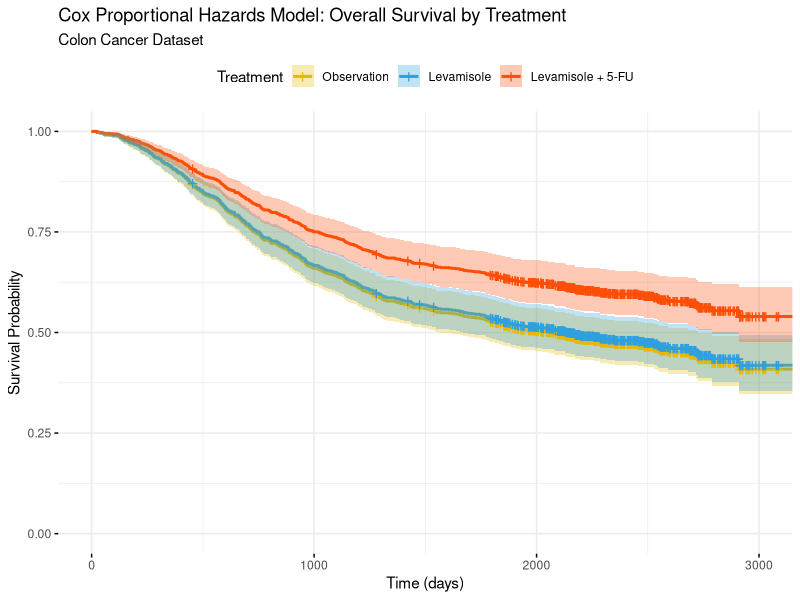
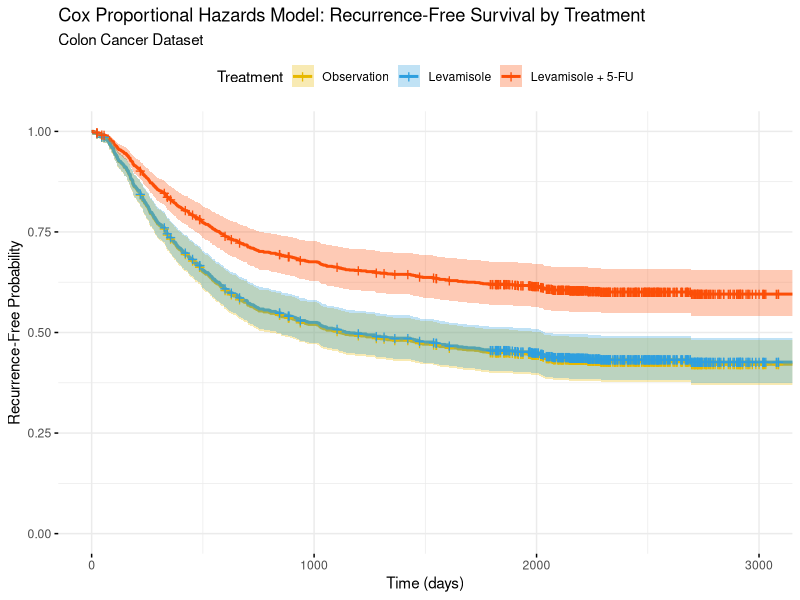
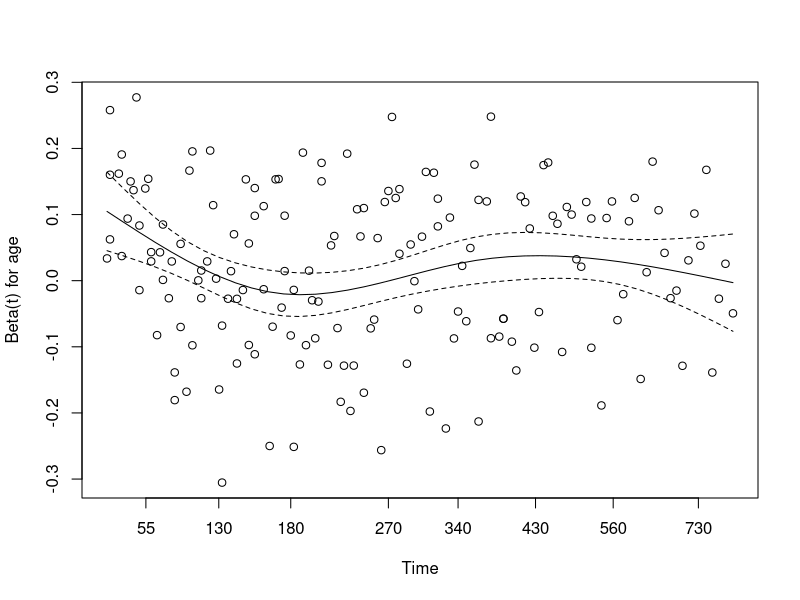
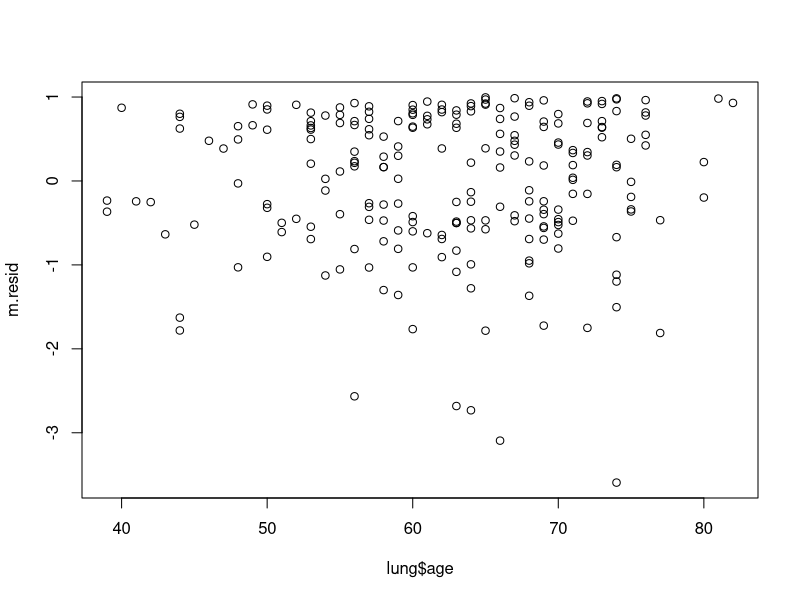
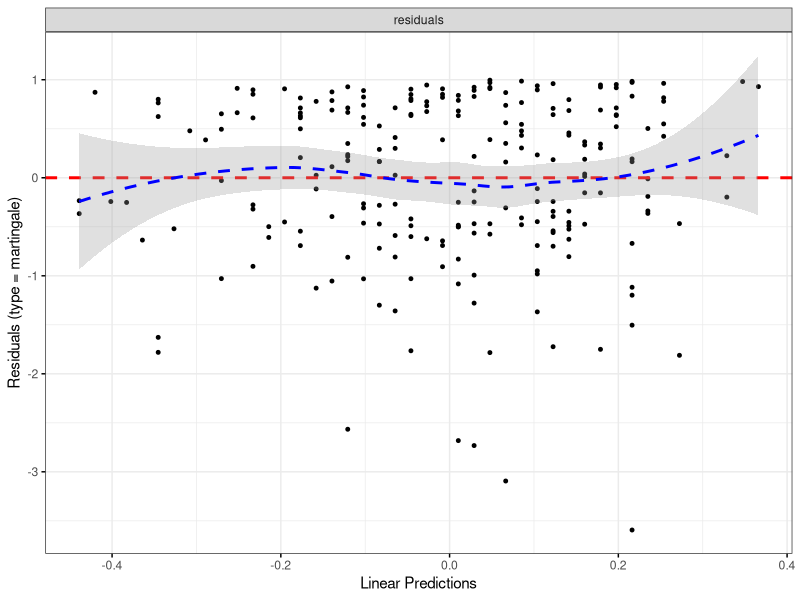
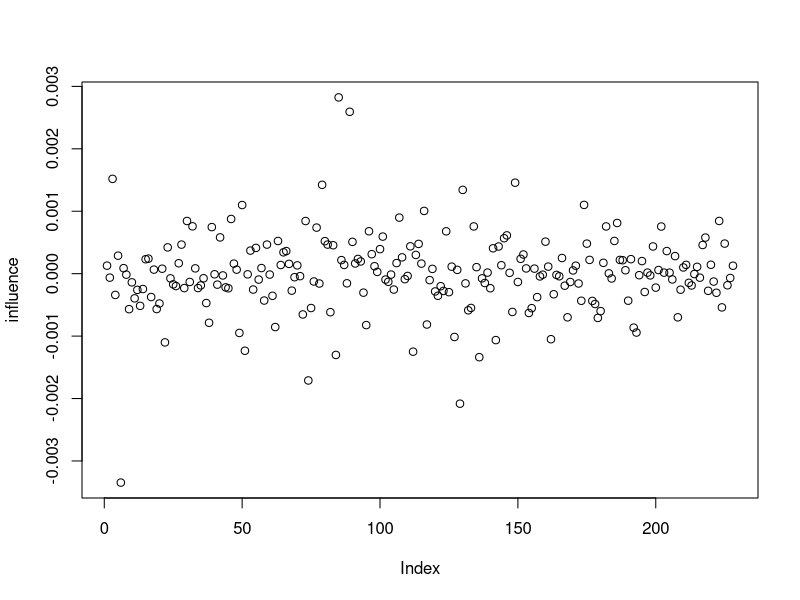
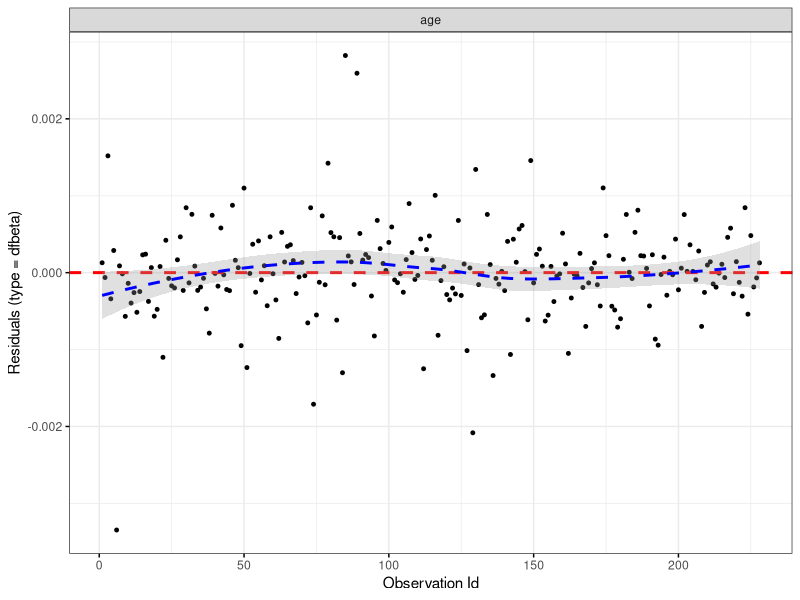
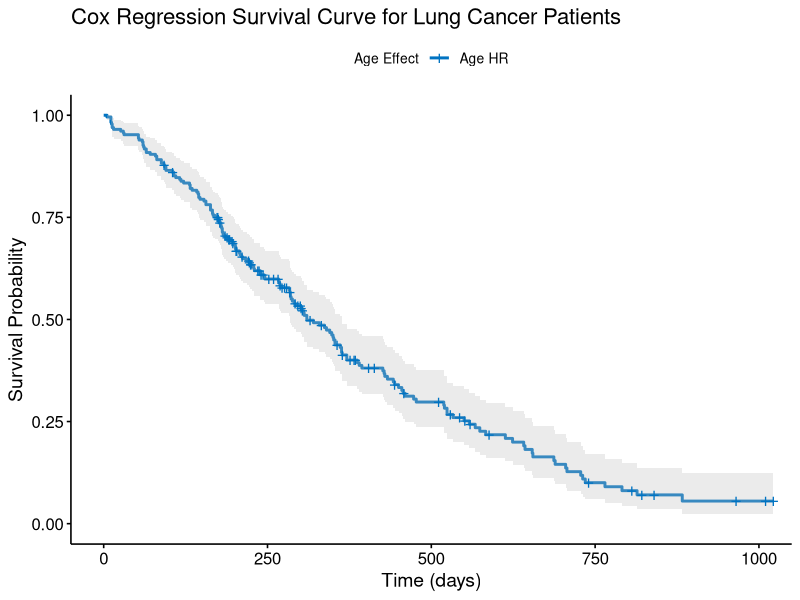

Generate these figures, in order, with R:
## ---- chunk 1
knitr::opts_chunk$set(echo = TRUE)
## ---- chunk 2
library(survival)
colon_death <- subset(colon, etype == 2) #death dataset
colon_recur <- subset(colon, etype == 1) #recurrence dataset
## ---- chunk 3
colon_rx_death_cox <- coxph(data = colon_death, formula = Surv(time, status) ~ rx) #death
colon_rx_recur_cox <- coxph(data = colon_recur, formula = Surv(time, status) ~ rx) #recurrence
#Time and status are both variables from the colon dataset, where time represents the length of the observation period, and status indicates whether or not an event occurred (1 = event occurred, 0 = censored: no event occurred)
## ---- chunk 4
summary(colon_rx_death_cox)
## ---- chunk 5
summary (colon_rx_recur_cox)
## ---- chunk 6
cox.zph(colon_rx_death_cox) 
#here we see nonsignificant p-values for the treatment variable (rx) and the overall model (GLOBAL).
cox.zph(colon_rx_recur_cox)
#again, we see nonsignificant p-values for the treatment variable (rx) and the overall model (GLOBAL).

#note: the reason that the global p-value is the same as the rx p-value in both cases is because there is only 1 factor. 

## ---- chunk 7
# Load packages
library(survminer)
library(ggplot2)

# Generate predicted survival curves from the Cox models
# Create a new data frame with the different treatment levels
# The rx factor has 3 levels: Obs (observation), Lev (Levamisole), Lev+5FU (Levamisole + 5-FU)
newdata <- data.frame(rx = factor(c("Obs", "Lev", "Lev+5FU"), levels = levels(colon_death$rx)))

# Generate survival curves
cox_curves_death <- survfit(colon_rx_death_cox, newdata = newdata)
cox_curves_recur <- survfit(colon_rx_recur_cox, newdata = newdata)

# Plot the survival curves for death
death_plot <- ggsurvplot(
  cox_curves_death,
  data = newdata,
  conf.int = TRUE,
  palette = c("#E7B800", "#2E9FDF", "#FC4E07"),
  title = "Cox Proportional Hazards Model: Overall Survival by Treatment",
  subtitle = "Colon Cancer Dataset",
  xlab = "Time (days)",
  ylab = "Survival Probability",
  legend.labs = c("Observation", "Levamisole", "Levamisole + 5-FU"),
  legend.title = "Treatment",
  ggtheme = theme_minimal()
)

# Plot the survival curves for recurrence
recur_plot <- ggsurvplot(
  cox_curves_recur,
  data = newdata,
  conf.int = TRUE,
  palette = c("#E7B800", "#2E9FDF", "#FC4E07"),
  title = "Cox Proportional Hazards Model: Recurrence-Free Survival by Treatment",
  subtitle = "Colon Cancer Dataset",
  xlab = "Time (days)",
  ylab = "Recurrence-Free Probability",
  legend.labs = c("Observation", "Levamisole", "Levamisole + 5-FU"),
  legend.title = "Treatment",
  ggtheme = theme_minimal()
)

# Display plots
print(death_plot)
print(recur_plot)
## ---- chunk 8
head(lung) # inspect the dataset
## ---- chunk 9
cox_age <- coxph(data = lung, formula = Surv(time, status) ~ age)
summary(cox_age)
## ---- chunk 10
test.ph <- cox.zph(cox_age)
print(test.ph)
# we can also plot this!
plot(test.ph)
# we're looking for a relatively flat line in the plot, which suggests proportionality
## ---- chunk 11
m.resid <- residuals(cox_age, type = "martingale") # getting residuals
plot(lung$age, m.resid)
# looking for random scatter with no clear pattern
## ---- chunk 12
ggcoxdiagnostics(cox_age, type = "martingale")
# although the relationship seems slightly non-linear, it's fairly symmetric around 0
## ---- chunk 13
influence <- residuals(cox_age, type = "dfbeta")
# plotting
plot(influence) 
# we can see that no values are significantly far off from 0
## ---- chunk 14
ggcoxdiagnostics(cox_age, type = "dfbeta")
## ---- chunk 15
# Create the Cox proportional hazards model for age
lung_age_cox <- coxph(data = lung, formula = Surv(time, status) ~ age)

# Generate predicted survival curves from the Cox model
cox_curves_lung <- survfit(lung_age_cox)

# Plot the survival curve
ggsurvplot(
  cox_curves_lung,
  data = lung,
  conf.int = TRUE,
  risk.table = FALSE,  # Changed to FALSE to remove the risk table
  palette = "jco",
  title = "Cox Regression Survival Curve for Lung Cancer Patients",
  xlab = "Time (days)",
  ylab = "Survival Probability",
  legend.title = "Age Effect",
  legend.labs = "Age HR"
)
## ---- chunk 16
# Using quotes around the labels to ensure they display correctly
lung$age_group <- cut(lung$age, 
                      breaks = c(30, 50, 65, 90), 
                      labels = c("Young (≤50)", "Middle-aged (51-65)", "Elderly (>65)"))

# Verify the labels are correct
print(levels(lung$age_group))

# Create a new model with age group
lung_age_group_cox <- coxph(data = lung, formula = Surv(time, status) ~ age_group)

# Generate survival curves by age group
cox_curves_age_groups <- survfit(Surv(time, status) ~ age_group, data = lung)

# Plot the age group survival curves without risk table
ggsurvplot(
  cox_curves_age_groups,
  data = lung,
  conf.int = TRUE,
  risk.table = FALSE,
  pval = TRUE,
  pval.method = TRUE,
  palette = "jco",
  title = "Survival Curves by Age Group",
  xlab = "Time (days)",
  ylab = "Survival Probability",
  legend.title = "Age Group"
)
## ---- chunk 17
# Creates a new dataset by filtering the original lung dataset
## It keeps only the rows that have complete data (no missing values)
lung_clean <- lung[complete.cases(lung[, c("time", "status", "ph.ecog", "wt.loss")]), ]

# Builds a multivariate Cox model
cox_model <- coxph(Surv(time, status == 2) ~ ph.ecog + wt.loss, data = lung_clean)
  #Surv(time, status == 2) creates a survival object that defines our outcome,status code 2 indicates death
  #~ ph.ecog + wt.loss specifies that we're analyzing how both ECOG performance status and weight loss simultaneously affect survival

# Print model
summary(cox_model)
## ---- chunk 18
# Remove rows with missing values in key variables
lung_clean <- lung[complete.cases(lung[, c("time", "status", "ph.ecog", "wt.loss")]), ]

# Fit Cox proportional hazards model with ECOG and weight loss
cox_model <- coxph(Surv(time, status == 2) ~ ph.ecog + wt.loss, data = lung_clean)

# Print model summary
summary(cox_model)

# Create a combined visualization approach

# For ECOG, let's use clinically meaningful values: 0, 1, 2
# For weight loss, let's categorize into: low (10th percentile), medium (median), high (90th percentile)
wt_low <- quantile(lung_clean$wt.loss, 0.1)
wt_med <- median(lung_clean$wt.loss)
wt_high <- quantile(lung_clean$wt.loss, 0.9)

# Create combinations of ECOG and weight loss
new_data <- expand.grid(
  ph.ecog = c(0, 1, 2),
  wt.loss = c(wt_low, wt_med, wt_high)
)

# Fit survival curves for the combinations
fit_combined <- survfit(cox_model, newdata = new_data)

# Create labels for the legend
new_data$group <- paste("ECOG", new_data$ph.ecog, ", Wt Loss", round(new_data$wt.loss, 1))

# Plot survival curves for combinations of ECOG and weight loss
ggsurvplot(
  fit_combined,
  data = new_data,
  conf.int = FALSE,  # Turn off confidence intervals for clarity
  palette = "jco",
  legend.labs = new_data$group,
  legend.title = "Risk Groups",
  title = "Cox Proportional Hazards Model: Combined Effect of ECOG and Weight Loss",
  xlab = "Time (days)",
  ylab = "Survival Probability",
  ggtheme = theme_minimal()
)
## ---- chunk 19
# For ECOG: Group as Good (0-1) vs Poor (2-3)
# For weight loss: Group as Low (≤0) vs High (>0)

# Create simplified dataset for visualization
lung_clean <- lung_clean %>%
  mutate(
    ecog_simple = factor(ifelse(ph.ecog <= 1, "Good (0-1)", "Poor (2-3)"),
                         levels = c("Good (0-1)", "Poor (2-3)")),
    wt_loss_simple = factor(ifelse(wt.loss <= 0, "Low (≤0)", "High (>0)"),
                            levels = c("Low (≤0)", "High (>0)"))
  )

# Fit a new model with simplified categorical predictors
cox_model_simple <- coxph(Surv(time, status == 2) ~ ecog_simple + wt_loss_simple, data = lung_clean)
summary(cox_model_simple)

# Create four combinations of ECOG and weight loss
new_data <- expand.grid(
  ecog_simple = c("Good (0-1)", "Poor (2-3)"),
  wt_loss_simple = c("Low (≤0)", "High (>0)")
)

# Add descriptive labels
new_data$group <- paste(new_data$ecog_simple, "ECOG,", new_data$wt_loss_simple, "weight loss")

# Fit survival curves for the four combinations
fit_simple <- survfit(cox_model_simple, newdata = new_data)

# Create simplified color palette
simple_colors <- c("forestgreen", "gold", "skyblue", "red")

# Plot simplified survival curves
ggsurvplot(
  fit_simple,
  data = new_data,
  conf.int = TRUE,
  palette = simple_colors,
  legend.labs = new_data$group,
  legend.title = "Risk Groups",
  title = "Simplified Cox Model: ECOG and Weight Loss",
  xlab = "Time (days)",
  ylab = "Survival Probability",
  ggtheme = theme_minimal(),
  font.main = c(14, "bold"),
  font.legend = c(10, "plain")
)
## ---- chunk 20

#we have our hazard ~ rx model from earlier. Now let's do a hazard ~ rx + surg, where surg tells us if the patient had surgery for their colon cancer (1 = yes, 0 = no)

colon_rx_surgery_death_cox <- coxph(data = colon_death, formula = Surv(time, status) ~ rx + surg) 
summary(colon_rx_surgery_death_cox)

#exp(coef) = 1.248 --> 25% more likely to die if you needed surgery, p-value < 0.05

anova(colon_rx_death_cox, colon_rx_surgery_death_cox, test = "LRT")
## ---- chunk 21
cox_ase <- coxph(data = lung, formula = Surv(time, status) ~ age + sex + ph.ecog)
summary(cox_ase)
## ---- chunk 22
test.ph <- cox.zph(cox_ase)
print(test.ph)
# it looks like all our p-values are not significant, indicating the PH assumption is met!
# we can also plot the results for each predictor:
plot(test.ph)
# again, looking for relatively random scatter
## ---- chunk 23
ggcoxdiagnostics(cox_ase, type = "martingale")
## ---- chunk 24
cox_data <- model.frame(cox_ase) # making sure the length of the data matches
m.resid <- residuals(cox_ase, type = "martingale") # getting the residuals
# we have to plot each variable manually:
plot(cox_data$age, m.resid)
lines(lowess(cox_data$age, m.resid), col = "red", lwd = 2)
plot(cox_data$ph.ecog, m.resid)
lines(lowess(cox_data$ph.ecog, m.resid), col = "red", lwd = 2)
## ---- chunk 25
ggcoxdiagnostics(cox_ase, type = "dfbeta")
# we can see there are a couple points relatively far from 0, especially on the plot for sex - that may be explaining the curved tail on the Martingale plot.
## ---- chunk 26
# Recode the status (1 = event, 0 = censored)
lung$status <- ifelse(lung$status == 2, 1, 0)

# Convert 'sex' to a factor with labels 'Male' and 'Female'
lung$sex <- factor(lung$sex, levels = c(1, 2), labels = c("Male", "Female"))

# Ensure 'ph.ecog' is numeric (performance status)
lung$ph.ecog <- as.numeric(lung$ph.ecog)

# Remove rows with missing values in the relevant columns
lung_complete <- lung[complete.cases(lung[, c("time", "status", "age", "sex", "ph.ecog")]), ]

# Check if we have complete rows after filtering
cat("Number of complete rows:", nrow(lung_complete), "\n")

# Fit the Cox proportional hazards model with age, sex, and ECOG as covariates
cox_model <- coxph(Surv(time, status) ~ age + sex + ph.ecog, data = lung_complete)
summary(cox_model)

# ----- Survival Curves by Sex (adjusted for age and ECOG) -----
# Create new data for predicting survival curves by sex
sex_pred_data <- data.frame(
  sex = c("Male", "Female"),
  age = rep(mean(lung_complete$age), 2),
  ph.ecog = rep(median(lung_complete$ph.ecog), 2)
)

# Generate survival curves for sex
sex_surv <- survfit(cox_model, newdata = sex_pred_data)

# Plot the survival curves for sex
ggsurvplot(
  sex_surv,
  data = lung_complete,
  conf.int = TRUE,
  palette = c("#E7B800", "#2E9FDF"),
  title = "Survival Curves by Sex (Adjusted for Age and ECOG)",
  xlab = "Time (days)",
  ylab = "Survival Probability",
  legend.title = "Sex",
  legend.labs = c("Male", "Female"),
)

# ----- Survival Curves by ECOG (adjusted for age and sex) -----
# Define ECOG values for prediction (0 to 3)
ecog_values <- 0:3

# Create new data for predicting survival curves by ECOG
ecog_pred_data <- data.frame(
  sex = rep("Female", length(ecog_values)),
  age = rep(mean(lung_complete$age), length(ecog_values)),
  ph.ecog = ecog_values
)

# Generate survival curves for ECOG
ecog_surv <- survfit(cox_model, newdata = ecog_pred_data)

# Plot the survival curves for ECOG
ggsurvplot(
  ecog_surv,
  data = lung_complete,
  conf.int = TRUE,
  palette = "jco",
  title = "Survival Curves by ECOG (Adjusted for Age and Sex)",
  xlab = "Time (days)",
  ylab = "Survival Probability",
  legend.title = "ECOG Score",
  legend.labs = as.character(ecog_values),
)
